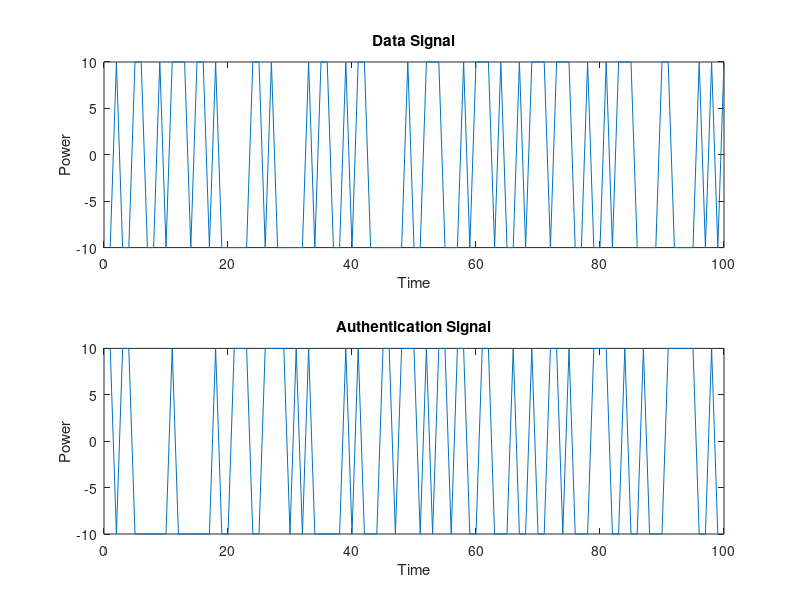
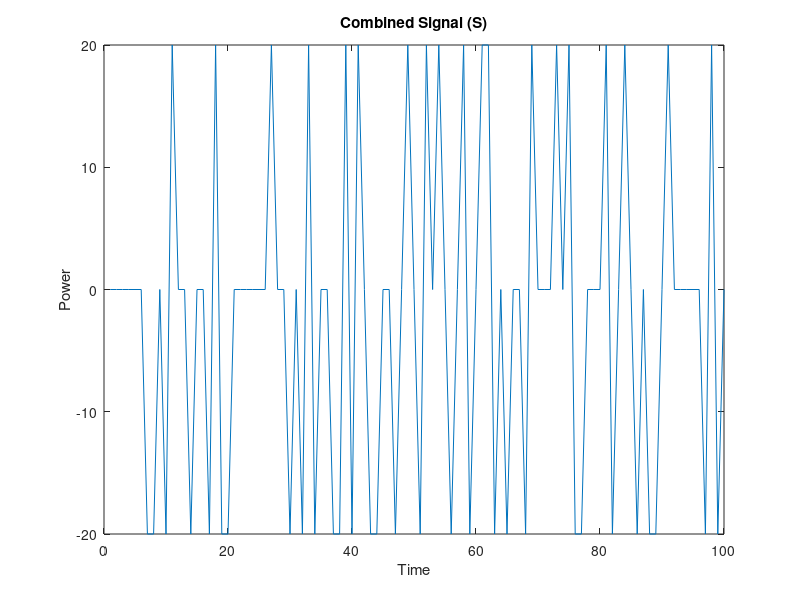

Recreate these plots in MATLAB, in order.
n_round = 50; % Number of simulation rounds
% Over class of Bluetooth, we have the following:
% Class 1 = 20 dB in power and expected distance of 100 m.
% Here, we establish an avg range in which to send 10 dB of 50 m.,
% according to Bluetooth class 1

% Definition of SNR
SNR_min = 10; % Minimum SNR in dB
SNR_max = 30; % Maximum SNR in dB
SNR_step = 1; % SNR step size
SNR = SNR_min:SNR_step:SNR_max;
power = 10.^(SNR/10);

% Define signal parameters
signal_length = 100; % Length of the signals
% Determine min and max power (over range of Bluetooth and its bounds)
% Ideally, between avg value (-20; 20) is for all Bluetooth
power_X = -10; % Power for bit 0
power_Y = 10; % Power for bit 1

std_th_minus = power_X;
std_th_plus = power_Y;

std_th_auth_plus = 5;
std_th_auth_minus = -5;

% Initialize signals
data_signal = zeros(1, signal_length);
authentication_signal = zeros(1, signal_length);

% Generate data signal
bit_sequence = randi([0, 1], 1, signal_length); % Generate random bit sequence
for i = 1:signal_length
    if bit_sequence(i) == 1
        data_signal(i) = power_Y;
    else
        data_signal(i) = power_X;
    end
end

% Generate authentication signal
bit_sequence = randi([0, 1], 1, signal_length); % Generate random bit sequence
for i = 1:signal_length
    if bit_sequence(i) == 1
        authentication_signal(i) = power_Y;
    else
        authentication_signal(i) = power_X;
    end
end

% Plot signals
figure;
subplot(2, 1, 1);
plot(data_signal);
title('Data Signal');
xlabel('Time'); % assuming we send a bit each second
ylabel('Power');

subplot(2, 1, 2);
plot(authentication_signal);
title('Authentication Signal');
xlabel('Time');
ylabel('Power');

% Definition of simulation parameters
% Distance = max. 50 m. with step 1 (from 1 to 50)
% FA rate = increasing rate
% MD rate = increasing rate

% When FA increases, MD decreases
% Conversely, when FA decreases, MD increases
% FA is important but slightly less than MD
% The second one allows to find how many errors we do
% because false positives are slightly different problems

% Conventionally and looking at other sims, we find value to
% be beneath the decimal threshold

% Define simulation parameters
max_distance = 50; % Maximum distance in meters

% Initialize arrays to store target FA and MD rates
target_FA_rates = zeros(1, max_distance);
target_MD_rates = zeros(1, max_distance);

% Generate target FA and MD rates for each distance
for distance = 1:max_distance
    % Define ranges for FA rates
    min_FA_rate = 0.01; % Minimum FA rate
    max_FA_rate = 0.3; % Maximum FA rate
    
    % Define ranges for MD rates
    min_MD_rate = 0.1; % Minimum MD rate
    max_MD_rate = 0.5; % Maximum MD rate
    
    % Generate target MD and FA rates with increasing rate for each distance
    distance_increment = (max_MD_rate - min_MD_rate) / 50;
    target_MD_rates(distance) = min_MD_rate + (distance - 1) * distance_increment;
    target_FA_rates(distance) = min_FA_rate + (distance - 1) * distance_increment;
end

% Display the generated target FA and MD rates for the first distance
fprintf('Generated Target FA Rates for Distance:\n');
disp(target_FA_rates);

fprintf('Generated Target MD Rates for Distance:\n');
disp(target_MD_rates);

%% TODO - Trovare i relativi epsilon (punto medio FA)?

% Initialize signal S
S = zeros(1, signal_length);

% Combine signals bit by bit
for i = 1:signal_length
    % Combine bits from data_signal and authentication_signal
    S(i) = data_signal(i) + authentication_signal(i);
end

% Plot the combined signal (this is the sent signal)
figure;
plot(S);
title('Combined Signal (S)');
xlabel('Time');
ylabel('Power');

% Transformation of signal into real values

% % Convert combined signal S to real values
% S_real = 10.^(S/10);
% 
% % Interpolate the signal to generate a smoother curve
% t = 1:signal_length;
% t_interp = linspace(1, signal_length, 10*signal_length); % Increase resolution for interpolation
% S_interp = interp1(t, S, t_interp, 'spline');
% 
% % Plot the interpolated signal
% figure;
% plot(t_interp, S_interp);
% title('Sinusoidal Signal (Interpolated)');
% xlabel('Time');
% ylabel('Power');

% Assuming center is 0 (given the signal is -10 and 10)
center = 0;

% Initialize arrays to store BER values
BER_data = zeros(max_distance, length(SNR));
BER_auth = zeros(max_distance, length(SNR));

received_data=[];
received_auth=[];
wrong_data_bits = 0;
wrong_auth_bits = 0;

% Loop through each distance
for j = 1:max_distance
    % Loop through each SNR level
    for k = 1:length(SNR)

        % Generate the received signal by adding AWGN
        received_signal = awgn(S, SNR(k));
        wrong_data_bits = 0;
        wrong_auth_bits = 0;
        
        % Loop through each bit in the received signal
        for i = 1:signal_length
            % Decode the received signal with fixed thresholds  
            % based on logic of second page of Alessandro notes

            % First, we decode the data and see the wrong bits for BER
            if received_signal(i) >= center 
                received_data(i) = 1;
                if received_signal(i) > std_th_plus
                    wrong_data_bits = wrong_data_bits + 1;
                end
            elseif received_signal(i) < center
                received_data(i) = 0;
                if received_signal(i) < std_th_minus
                    wrong_data_bits = wrong_data_bits + 1;
                end
            end
            
            % Having the data we decode the key
            if received_data(i) == 1 && received_signal(i) <= std_th_plus
                received_auth(i) = 0;
                if received_signal(i) > std_th_auth_plus
                    wrong_auth_bits = wrong_auth_bits + 1;
                end
            elseif received_data(i) == 0 && received_signal(i) >= std_th_minus
                received_auth(i) = 1;
                if received_signal(i) < std_th_auth_minus
                    wrong_auth_bits = wrong_auth_bits + 1;
                end
            end
        end
    end
end
% 
% % Calculate average BER values
% BER_data_avg = BER_data / N;
% BER_auth_avg = BER_auth / N;
% 
% % Plot BER values
% figure;
% subplot(2, 1, 1);
% surf(SNR, 1:max_distance, BER_data_avg');
% title('BER Data Signal');
% xlabel('SNR (dB)');
% ylabel('Distance');
% zlabel('BER');
% colorbar;
% 
% subplot(2, 1, 2);
% surf(SNR, 1:max_distance, BER_auth_avg');
% title('BER Authentication Signal');
% xlabel('SNR (dB)');
% ylabel('Distance');
% zlabel('BER');
% colorbar;
